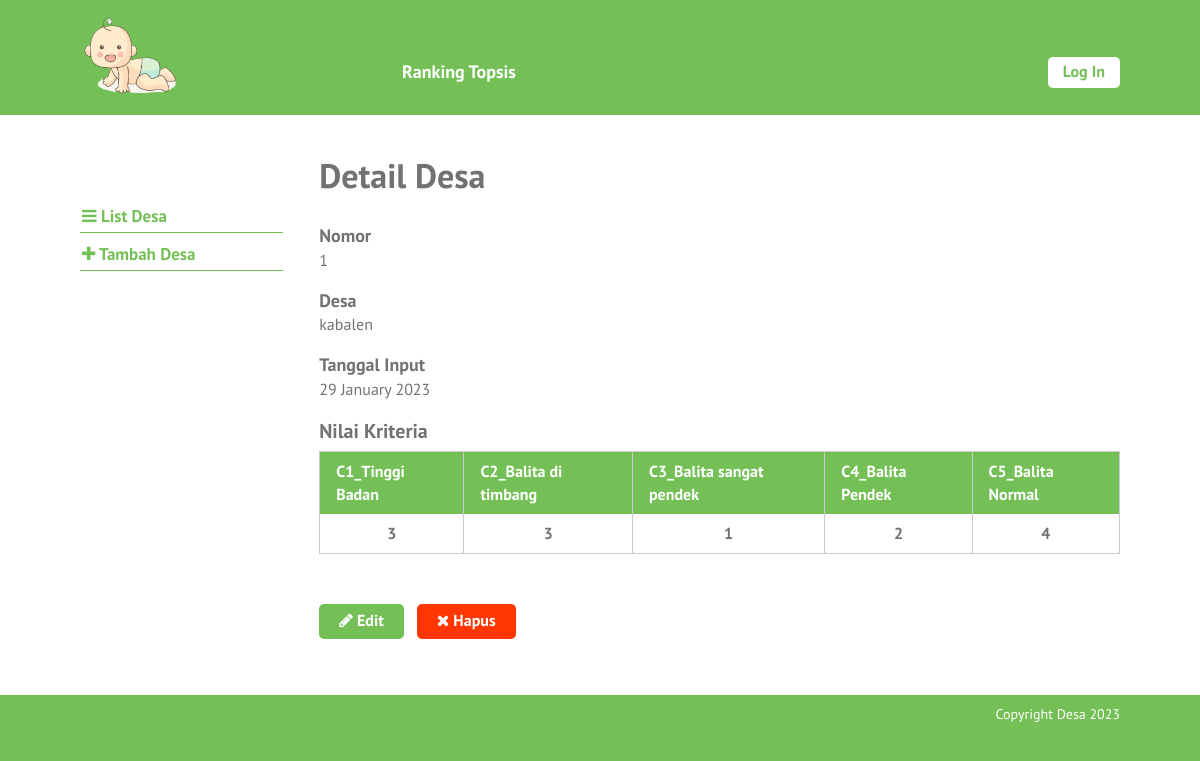
/single-desa.php?id=10, run on the app's committed database.
### tables this page shows
CREATE TABLE `kambing` (
  `id_kambing` int(10) NOT NULL,
  `no_kalung` varchar(6) NOT NULL,
  `ciri_khas` text NOT NULL,
  `tanggal_input` date NOT NULL
);

CREATE TABLE `nilai_kambing` (
  `id_nilai_kambing` int(11) NOT NULL,
  `id_kambing` int(10) NOT NULL,
  `id_kriteria` int(10) NOT NULL,
  `nilai` float NOT NULL
);

CREATE TABLE `kriteria` (
  `id_kriteria` int(10) NOT NULL,
  `nama` varchar(30) NOT NULL,
  `type` enum('benefit','cost') NOT NULL,
  `bobot` float NOT NULL,
  `ada_pilihan` tinyint(1) DEFAULT NULL,
  `urutan_order` int(2) NOT NULL
);

### single-desa.php (the view, shortened to what this page needs)
<?php require_once('includes/init.php'); ?>
<?php
$ada_error = false;
$result = '';
$id_kambing = (isset($_GET['id'])) ? trim($_GET['id']) : '';
if(!$id_kambing) {
	$ada_error = 'Maaf, data tidak dapat diproses.';
} else {
	$query = $pdo->prepare('SELECT * FROM kambing WHERE id_kambing = :id_kambing');
	$query->execute(array('id_kambing' => $id_kambing));
	$result = $query->fetch();
}
?>
<?php
$judul_page = 'Detail Desa';
require_once('template-parts/header.php');
?>
	<div class="main-content-row">
	<div class="container clearfix">
		<?php include_once('template-parts/sidebar-kambing.php'); ?>
		<div class="main-content the-content">
			<h1><?php echo $judul_page; ?></h1>
			<?php if($ada_error): ?>
				<?php echo '<p>'.$ada_error.'</p>'; ?>
			<?php elseif(!empty($result)): ?>
				<h4>Nomor</h4>
				<p><?php echo $result['no_kalung']; ?></p>
				<h4>Desa</h4>
				<p><?php echo nl2br($result['ciri_khas']); ?></p>
				<h4>Tanggal Input</h4>
				<p><?php
					$tgl = strtotime($result['tanggal_input']);
					echo date('j F Y', $tgl);
				?></p>
				<?php
				$query2 = $pdo->prepare('SELECT nilai_kambing.nilai AS nilai, kriteria.nama AS nama FROM kriteria
				LEFT JOIN nilai_kambing ON nilai_kambing.id_kriteria = kriteria.id_kriteria
				AND nilai_kambing.id_kambing = :id_kambing ORDER BY kriteria.urutan_order ASC');
				$query2->execute(array(
					'id_kambing' => $id_kambing
				));
				$query2->setFetchMode(PDO::FETCH_ASSOC);
				$kriterias = $query2->fetchAll();
				if(!empty($kriterias)):
				?>
					<h3>Nilai Kriteria</h3>
					<table class="pure-table">
						<thead>
							<tr>
								<?php foreach($kriterias as $kriteria ): ?>
									<th><?php echo $kriteria['nama']; ?></th>
								<?php endforeach; ?>
							</tr>
						</thead>
						<tbody>
							<tr>
								<?php foreach($kriterias as $kriteria ): ?>
									<th><?php echo ($kriteria['nilai']) ? $kriteria['nilai'] : 0; ?></th>
								<?php endforeach; ?>
							</tr>
						</tbody>
					</table>
				<?php
				endif;
				?>
				<p><a href="edit-kambing.php?id=<?php echo $id_kambing; ?>" class="button"><span class="fa fa-pencil"></span> Edit</a> &nbsp; <a href="hapus-kambing.php?id=<?php echo $id_kambing; ?>" class="button button-red yaqin-hapus"><span class="fa fa-times"></span> Hapus</a></p>
			<?php endif; ?>
		</div>
	</div>
	</div>
<?php
require_once('template-parts/footer.php');

### stylesheets/style.css (style rules this page uses)
html,body,div,span,applet,object,iframe,h1,h2,h3,h4,h5,h6,p,blockquote,pre,a,abbr,acronym,address,big,cite,code,del,dfn,em,img,ins,kbd,q,s,samp,small,strike,strong,sub,sup,tt,var,b,u,i,center,dl,dt,dd,ol,ul,li,fieldset,form,label,legend,table,caption,tbody,tfoot,thead,tr,th,td,article,aside,canvas,details,embed,figure,figcaption,footer,header,hgroup,menu,nav,output,ruby,section,summary,time,mark,audio,video { margin:0;padding:0;border:0;font-size:100%;vertical-align:baseline }
body { line-height:1 }
table { border-collapse:collapse;border-spacing:0 }
*,*:before,*:after { -moz-box-sizing:border-box;-webkit-box-sizing:border-box;box-sizing:border-box }
.clearfix:before,.clearfix:after { content:" ";display:table }
.clear,.clearfix:after { clear:both }
a { color:#74c056;text-decoration:none }
.container { max-width:1100px;margin:0 auto;position:relative;padding:0 30px }
body { background:#74c056;font-family:"PT Sans",sans-serif;color:#727272;font-size:14px;line-height:1.3;font-weight:500 }
h1,h2,h3,h4,h5,h6 { font-weight:300 }
.pure-table { border-collapse:collapse;border-spacing:0;empty-cells:show;border:1px solid #cbcbcb;width:100% }
.pure-table td,.pure-table th { border-left:1px solid #cbcbcb;border-width:0 0 0 1px;font-size:inherit;margin:0;overflow:visible;padding:0.5em 1em }
.pure-table td:first-child,.pure-table th:first-child { border-left-width:0 }
.pure-table thead { background-color:#74c056;color:#fff;text-align:left;vertical-align:bottom }
.pure-table thead th { color:#fff }
.the-content { font-size:16px;line-height:1.42857 }
.the-content a { color:#519133 }
.the-content h1,.the-content h2,.the-content h3,.the-content h4,.the-content h5,.the-content h6 { font-weight:700 }
.the-content h1 { font-size:34px;margin:0.8em 0 0.8em;padding:0;line-height:1.2 }
.the-content h3 { font-size:20px;margin:0.8em 0 0.3em }
.the-content h4 { font-size:18px;margin:0.8em 0 0 }
.the-content blockquote,.the-content table,.the-content p,.the-content ul,.the-content ol,.the-content dd,.the-content pre,.the-content iframe,.the-content .flxmap-container,.the-content hr { margin-bottom:1em }
.the-content table { margin-bottom:50px }
.the-content>h1:first-child,.the-content>h3:first-child,.the-content>h2:first-child { margin-top:0 }
.fa { display:inline-block;font:normal normal normal 14px/1 FontAwesome;font-size:inherit;text-rendering:auto;-webkit-font-smoothing:antialiased;-moz-osx-font-smoothing:grayscale }
.fa-remove:before,.fa-close:before,.fa-times:before { content:"\f00d" }
.fa-pencil:before { content:"\f040" }
button,a { -webkit-transition:all .2s ease;-moz-transition:all .2s ease;-o-transition:all .2s ease;transition:all 0.2s ease }
.the-content .button,.button { background:#74c056;color:#fff;display:inline-block;font-size:16px;font-weight:700;line-height:1.2;border:0;font-family:inherit;padding:7px 20px 9px;cursor:pointer;border-radius:5px }
.the-content .button-red,.button-red { background:#ff3600 }
.main-content { float:right;width:77%;padding:40px 0 }

### data on the page
kambing: no_kalung "1", ciri_khas "kabalen", tanggal_input "29 January 2023"
nilai_kambing: id_kriteria.nama "C1_Tinggi Badan", nilai "3"
nilai_kambing: id_kriteria.nama "C2_Balita di timbang", nilai "3"
nilai_kambing: id_kriteria.nama "C3_Balita sangat pendek", nilai "1"
nilai_kambing: id_kriteria.nama "C4_Balita Pendek", nilai "2"
nilai_kambing: id_kriteria.nama "C5_Balita Normal", nilai "4"

### other printed values
$judul_page "Detail Desa"
